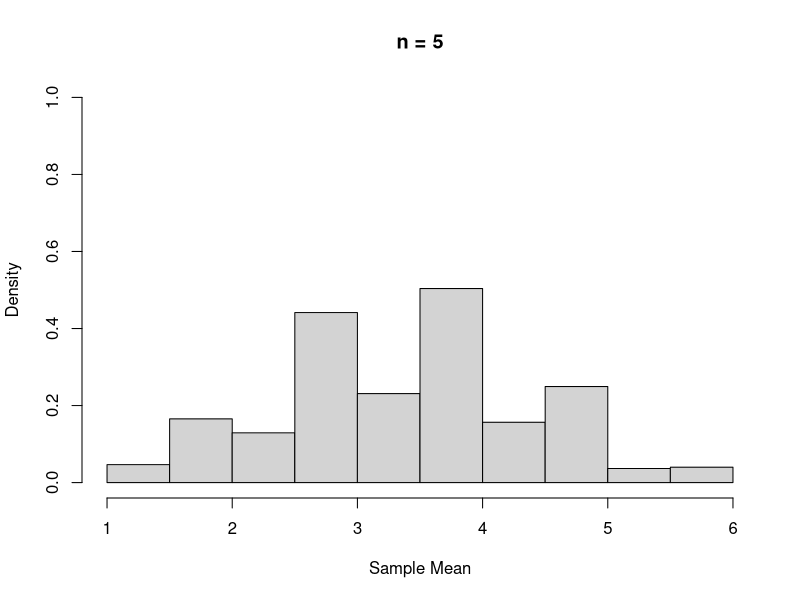
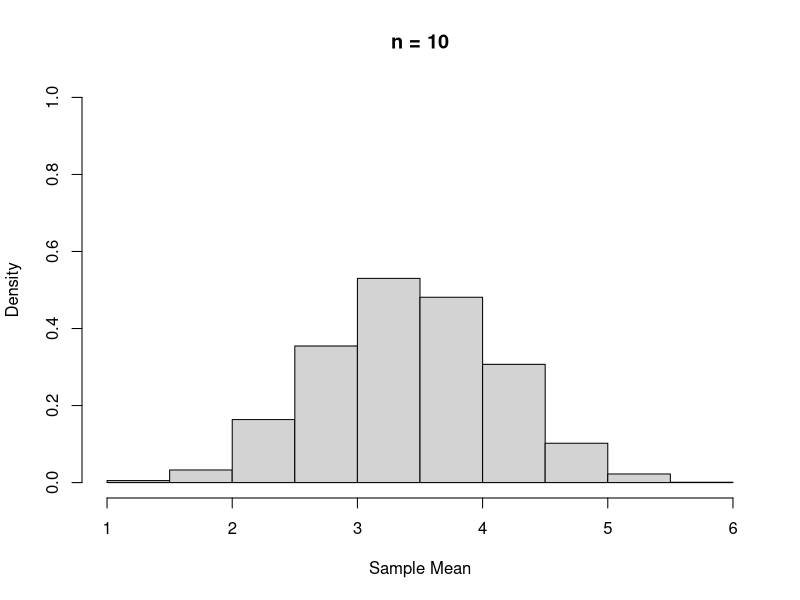
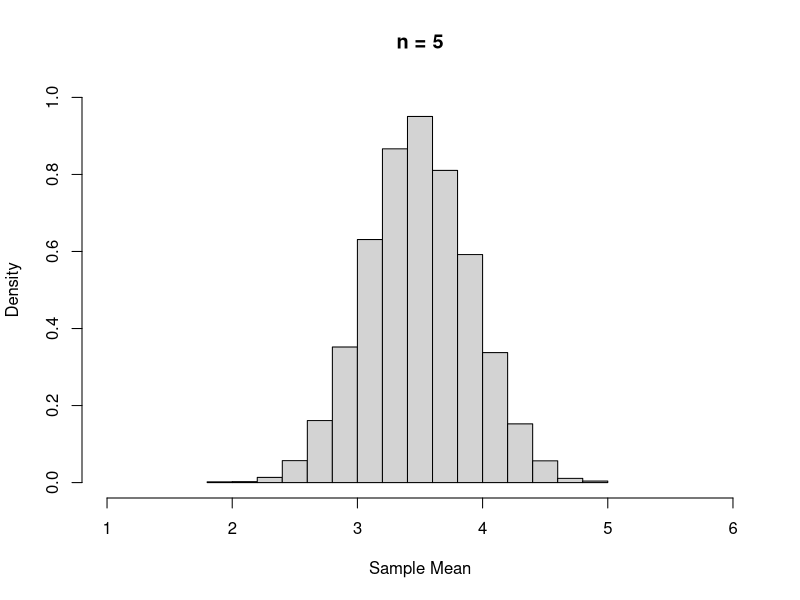
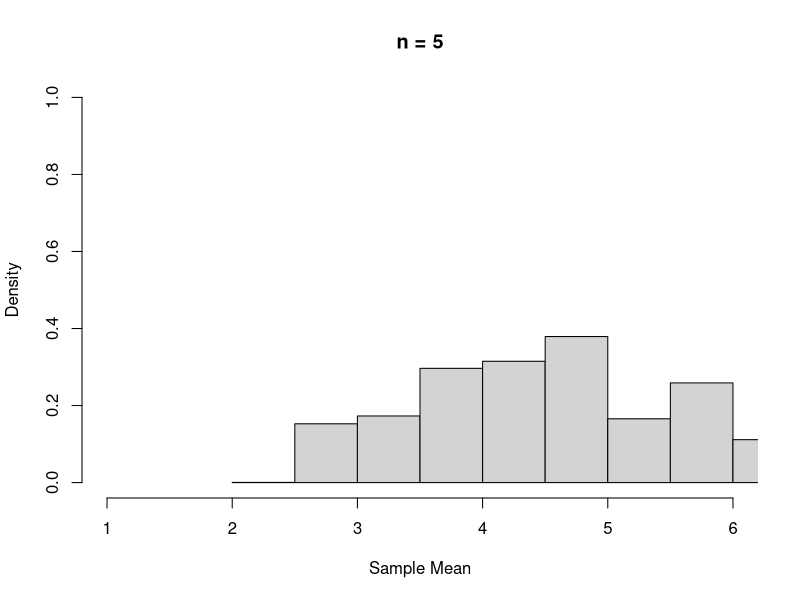
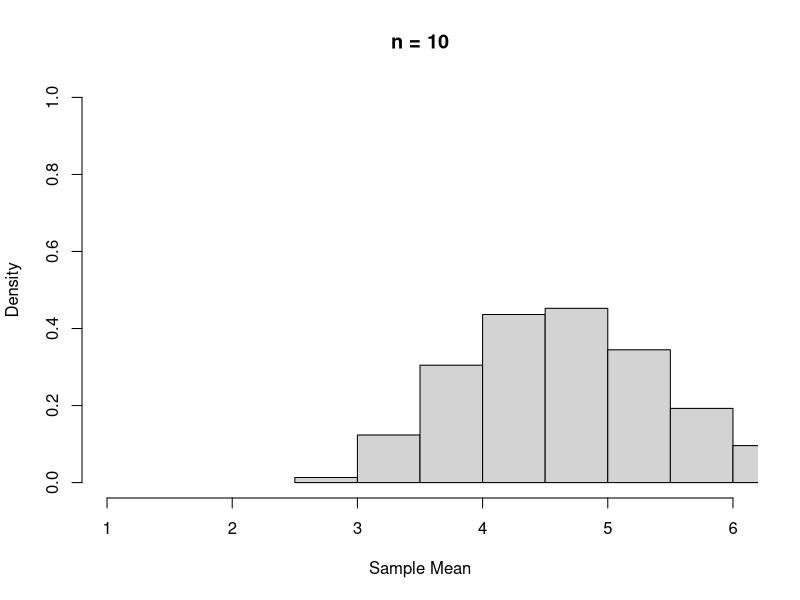
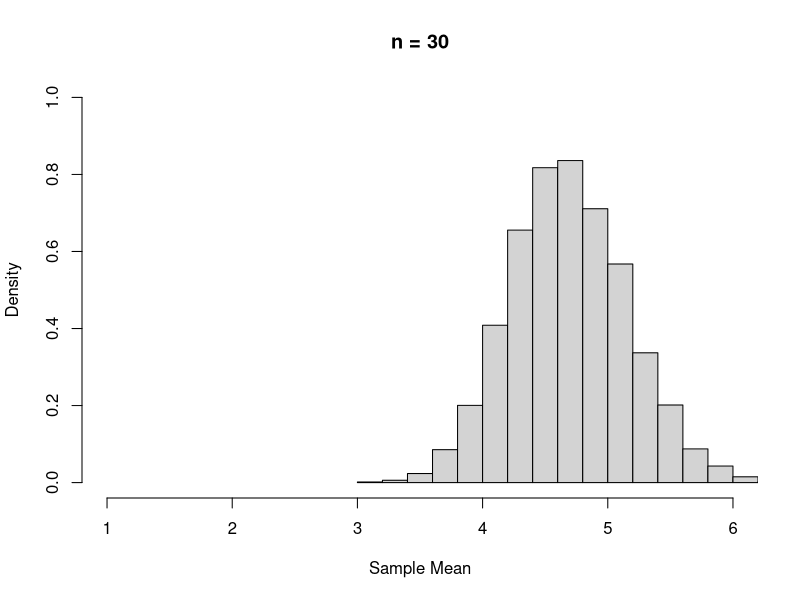

Generate these figures, in order, with R:
## ---- chunk 1
#| eval: true
gimmedat <- function(possible_values, pmf, n){
  # observe data from population
  y <- sample(possible_values, n, replace = TRUE, prob = pmf)
  # compute the mean of the observed data
  mean(y)
}
## ---- chunk 2
#| eval: true
possible_values <- 1:6
pmf <- c(0.4, 0, 0.1, 0.1, 0, 0.4)
n <- 5

Nsim <- 10^4

SampleDist5 <- NULL
for(i in 1: Nsim){
  this_ybar <- gimmedat(possible_values, pmf, n)
  SampleDist5 <- c(SampleDist5, this_ybar)
}
hist(SampleDist5, probability = TRUE,
     xlim = c(1, 6), ylim = c(0, 1),
     xlab = "Sample Mean", main = "n = 5")
## ---- chunk 3
#| eval: true
possible_values <- 1:6
pmf <- c(0.4, 0, 0.1, 0.1, 0, 0.4)
n <- 10

Nsim <- 10^4

SampleDist10 <- NULL
for(i in 1: Nsim){
  this_ybar <- gimmedat(possible_values, pmf, n)
  SampleDist10 <- c(SampleDist10, this_ybar)
}
hist(SampleDist10, probability = TRUE,
     xlim = c(1, 6), ylim = c(0, 1),
     xlab = "Sample Mean", main = "n = 10")
## ---- chunk 4
possible_values <- 1:6
pmf <- c(0.4, 0, 0.1, 0.1, 0, 0.4)
n <- 30

Nsim <- 10^4

SampleDist30 <- NULL
for(i in 1: Nsim){
  this_ybar <- gimmedat(possible_values, pmf, n)
  SampleDist30 <- c(SampleDist30, this_ybar)
}
hist(SampleDist30, probability = TRUE,
     xlim = c(1, 6), ylim = c(0, 1),
     xlab = "Sample Mean", main = "n = 5")
## ---- chunk 5
#| eval: true
gimmedat <- function(possible_values, pmf, n){
  if(sum(pmf) !=1){
  print("Your PMF value does not sum to 1.")}
  else{y <- sample(possible_values, n, replace = TRUE, prob = pmf)
  mean(y)}
}
## ---- chunk 6
#| eval: true
possible_values <- 1 : 10
pmf <- c(0.001, 0.04, .548, 0.02854, 0.1, 0.08246, 0.0125, 0.0125, 0.05, 0.125)

n <- 5

Nsim <- 10^4

SampleDist5 <- NULL
for(i in 1: Nsim){
  this_ybar <- gimmedat(possible_values, pmf, n)
  SampleDist5 <- c(SampleDist5, this_ybar)
}
hist(SampleDist5, probability = TRUE,
     xlim = c(1, 6), ylim = c(0, 1),
     xlab = "Sample Mean", main = "n = 5")
## ---- chunk 7
#| eval: true
possible_values <- 1 : 10
pmf <- c(0.001, 0.04, .548, 0.02854, 0.1, 0.08246, 0.0125, 0.0125, 0.05, 0.125)

n <- 10

Nsim <- 10^4

SampleDist10 <- NULL
for(i in 1: Nsim){
  this_ybar <- gimmedat(possible_values, pmf, n)
  SampleDist10 <- c(SampleDist10, this_ybar)
}
hist(SampleDist10, probability = TRUE,
     xlim = c(1, 6), ylim = c(0, 1),
     xlab = "Sample Mean", main = "n = 10")
## ---- chunk 8
#| eval: true
possible_values <- 1 : 10
pmf <- c(0.001, 0.04, .548, 0.02854, 0.1, 0.08246, 0.0125, 0.0125, 0.05, 0.125)

n <- 30

Nsim <- 10^4

SampleDist30 <- NULL
for(i in 1: Nsim){
  this_ybar <- gimmedat(possible_values, pmf, n)
  SampleDist30 <- c(SampleDist30, this_ybar)
}
hist(SampleDist30, probability = TRUE,
     xlim = c(1, 6), ylim = c(0, 1),
     xlab = "Sample Mean", main = "n = 30")
